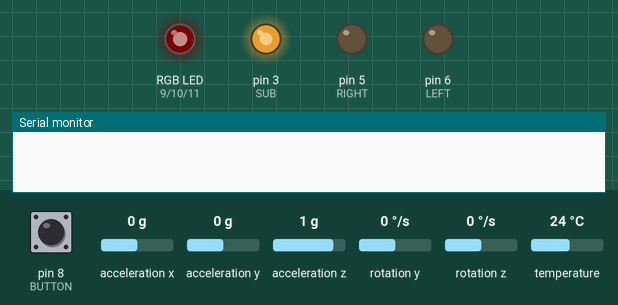
Simulated run of this sketch. Board: Arduino Uno, built with avr-gcc and run on an emulated ATmega328P. Parts: an RGB LED mixed from three pins (HIGH = lit), output pins drawn as LEDs (lit = HIGH), the last lines printed to the serial monitor. Wiring (inferred from the names in the program): MPU-6050 motion sensor at I2C address 0x68. Dashed ring = blinking. Inputs (shaded band) come from the test bench; at power-on: acceleration z 1 g, pin 8 (BUTTON) HIGH, acceleration x 0 g, acceleration y 0 g, rotation y 0 °/s, rotation z 0 °/s, temperature 24 °C. Dim RGB values are drawn brighter than linear.

Above: at 5.64 s.
6.5 s: acceleration z set to 0.7 g
At 7.08 s:
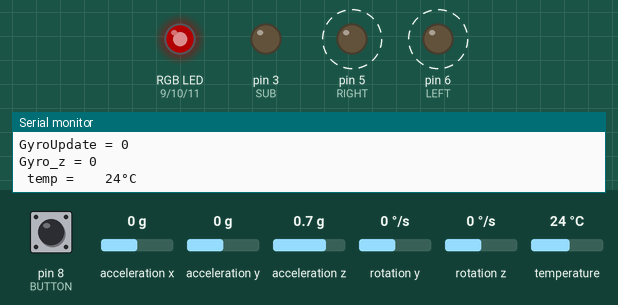
10.4 s: acceleration z set to 0.4 g
At 11.7 s:
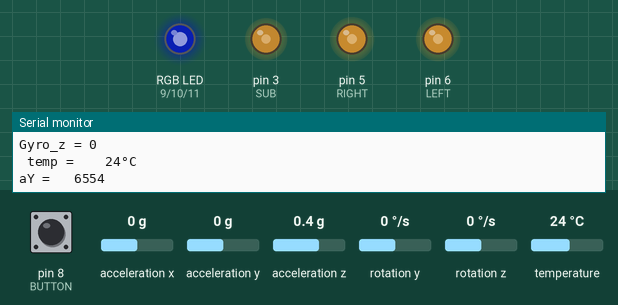
At 14.5 s:
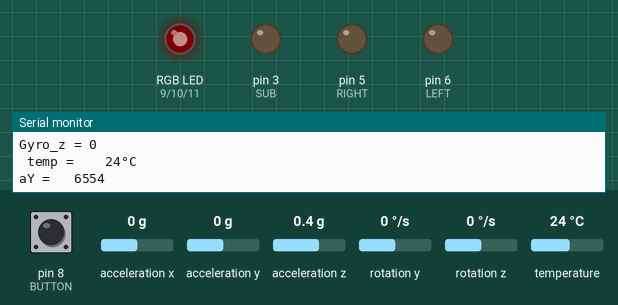
Timing chart, 0 to 19.9 s (numbered marks = the images above; inputs shaded):
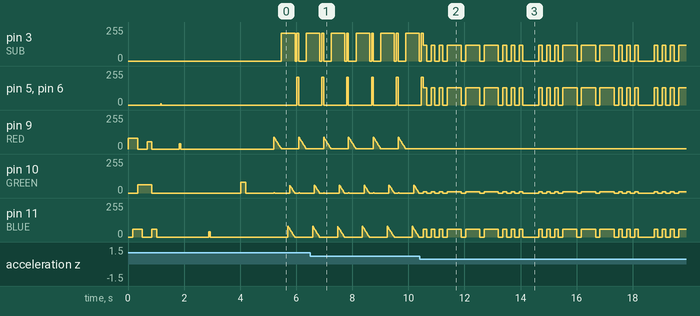

The sketch:

Arduino_Bike_Vest.ino
```cpp
    #include "Wire.h" // This library allows you to communicate with I2C devices.
    const int MPU_ADDR = 0x68; // I2C address of the MPU-6050. If AD0 pin is set to HIGH, the I2C address will be 0x69.
    int16_t accelerometer_x, accelerometer_y, accelerometer_z, EjeRef; // variables for accelerometer raw data
    int16_t gyro_x, gyro_y, gyro_z,GyroUpdate; // variables for gyro raw data
    int16_t temperature=0; // variables for temperature data
    const int RED = 9, GREEN = 10, BLUE = 11, LEFT=6, RIGHT=5, SUB=3, BUTTON=8;
    int intensidad=0, boton=0;
    int buttonState = 0;
    char tmp_str[7]; // temporary variable used in convert function
    char* convert_int16_to_str(int16_t i) { // converts int16 to string. Moreover, resulting strings will have the same length in the debug monitor.
      sprintf(tmp_str, "%6d", i);
      return tmp_str;
    }
// the setup function runs once when you press reset or power the board
void setup() {
// Todos los puertos utilizados para los LEDs son PWM.
  pinMode(SUB,OUTPUT);
  pinMode(LEFT, OUTPUT);
  pinMode(RIGHT, OUTPUT);
  pinMode(RED,OUTPUT);
  pinMode(GREEN,OUTPUT);
  pinMode(BLUE,OUTPUT);
  pinMode(BUTTON,INPUT);
  secuenciaRGB(); //Indicar que el sistema esta encendido
  Serial.begin(9600);
  Wire.begin();
  Wire.beginTransmission(MPU_ADDR); // Begins a transmission to the I2C slave (GY-521 board)
  Wire.write(0x6B); // PWR_MGMT_1 register
  Wire.write(0); // set to zero (wakes up the MPU-6050)
  Wire.endTransmission(true);
  calibrar();
}

// the loop function runs over and over again forever
void loop() {
leerBoton();
powerStandby();
   //Leer sensor
  actualizarAccel();
  actualizarGyro();
  leerTemperatura();
}
/**
 * leerBoton():
 *  Adicionalmente se agrega un boton al chaleco
 *  el cual regula la intensidad de luz, antes de
 *  desplegar las luces se lee el valor del boton
 * @return void
 */
void leerBoton(){
//  buttonState = digitalRead(BUTTON);
    if(digitalRead(BUTTON) == 0){
     intensidad = 30;
  }
  else{
    intensidad = 208;
  }
}
/**
 * powerStandby():
 *  Secuencia estandar de luces,
 *  simula la sirena de un vehiculo.
 *
 * @return void
 */
void powerStandby(){
    int i;

    for(i=88; i>=0; i-=5){
      analogWrite(GREEN,2);
      analogWrite(RED,i); //Parpadeo Color Rojo gradiente verde, duracion: 15* (80/5) = 240 ms
      delay(15);
      analogWrite(GREEN,0);
    }
    analogWrite(SUB,intensidad); //Segundo Parpadeo Blanco
    delay(20); //260ms
    delay(intensidad); // 290 o 468ms
        analogWrite(SUB,0);
    for(i=80; i>=0; i-=5){
      analogWrite(BLUE,i);
      if(i<61){
        analogWrite(GREEN,i);
      }
          analogWrite(SUB,intensidad);
      delay(15);
    } //Parpadeo Color Azul, duracion: 210ms
        analogWrite(SUB,0);
    delay(70);
        analogWrite(SUB,intensidad);
    analogWrite(LEFT,intensidad);
    analogWrite(RIGHT,intensidad);
  delay(60);
  analogWrite(LEFT,0);
   analogWrite(RIGHT,0);
       analogWrite(SUB,0);
}

/**
 * secuenciaRGB()
 * Despliegue de los distintos colores
 * @return void
 */
void secuenciaRGB(){
  analogWrite(RED,80); //Rojo
  delay(170);
  analogWrite(BLUE,59); //Rosa = rojo y azul
  delay(170);
  analogWrite(RED,0);
  analogWrite(GREEN,61); //Turquesa = azul y verde
  delay(170);
  analogWrite(BLUE,0); // Verde
  delay(170);
  analogWrite(RED, 55); //Amarillo
  delay(170);
  analogWrite(RED,0);
  analogWrite(GREEN,0);
  analogWrite(BLUE, 59); //Azul
  delay(170);
  analogWrite(BLUE,0);
  delay(150);
  analogWrite(LEFT,10);
  analogWrite(RIGHT,10);
  delay(10);
  analogWrite(LEFT,0);
  analogWrite(RIGHT,0);
  delay(250);
}

/**
 * sosRGB()
 *  Patron de emergencia que se utiliza
 *  cuando el usuario tiene un cambio brusco
 *  en su posición, alerta de accidente.
 * @return void
 */
void sosRGB(){
  int i;
  for(i=0; i<9 ;i++){
    analogWrite(BLUE,59);
    analogWrite(GREEN,10);
    analogWrite(LEFT,130);
    analogWrite(RIGHT,130);
    analogWrite(SUB,120);
    if(i>2 && i<6){
      delay(500);
    }
    else{
      delay(130);
    }
    analogWrite(BLUE,0);
    analogWrite(GREEN,0);
    analogWrite(LEFT,0);
    analogWrite(RIGHT,0);
    analogWrite(SUB,0);
    delay(160);
  }
  delay(400);
}
/**
 * parpadeoAmarillo()
 * Activa el led para indicar vuelta hacia
 * la izquierda o hacia la derecha, mientras
 * esto ocurre el LED RGB muestra el color amarillo.
 * @return void
 */
void parpadeoAmarillo(int LED){
  int i=0;
  //Secuencia para simular el parpadeo de la luz direccional
  for(i=0;i<6;i++){
      analogWrite(LED, 100);
      analogWrite(SUB,100);
      analogWrite(RED,50);
      analogWrite(GREEN,12);
      analogWrite(BLUE,1);
      delay(400);
      analogWrite(LED,0);
      analogWrite(SUB,0);
      analogWrite(GREEN,0);
      analogWrite(RED, 0);
      analogWrite(BLUE, 0);
      delay(240);
    }
}

void leerMPU6050(){
      Wire.beginTransmission(MPU_ADDR);
      Wire.write(0x3B); // starting with register 0x3B (ACCEL_XOUT_H) [MPU-6000 and MPU-6050 Register Map and Descriptions Revision 4.2, p.40]
      Wire.endTransmission(false); // the parameter indicates that the Arduino will send a restart. As a result, the connection is kept active.
      Wire.requestFrom(MPU_ADDR, 7*2, true); // request a total of 7*2=14 registers
      // "Wire.read()<<8 | Wire.read();" means two registers are read and stored in the same variable
      accelerometer_x = Wire.read()<<8 | Wire.read(); // reading registers: 0x3B (ACCEL_XOUT_H) and 0x3C (ACCEL_XOUT_L)
      accelerometer_y = Wire.read()<<8 | Wire.read(); // reading registers: 0x3D (ACCEL_YOUT_H) and 0x3E (ACCEL_YOUT_L)
      accelerometer_z = Wire.read()<<8 | Wire.read(); // reading registers: 0x3F (ACCEL_ZOUT_H) and 0x40 (ACCEL_ZOUT_L)
      temperature = Wire.read()<<8 | Wire.read(); // reading registers: 0x41 (TEMP_OUT_H) and 0x42 (TEMP_OUT_L)
      gyro_x = Wire.read()<<8 | Wire.read(); // reading registers: 0x43 (GYRO_XOUT_H) and 0x44 (GYRO_XOUT_L)
      gyro_y = Wire.read()<<8 | Wire.read(); // reading registers: 0x45 (GYRO_YOUT_H) and 0x46 (GYRO_YOUT_L)
      gyro_z = Wire.read()<<8 | Wire.read(); // reading registers: 0x47 (GYRO_ZOUT_H) and 0x48 (GYRO_ZOUT_L)
      Serial.print(" | gY = "); Serial.println(convert_int16_to_str(gyro_y));
      Serial.print(" | gZ = "); Serial.println(convert_int16_to_str(gyro_z));
}


/**
 * solicitarDatos()
 * Cada que se solicita una lectura del sensor
 * es necesario indicar los registros que se quieren leer.
 * El RegistroInicial es la dirección de memoria a partir
 * de la cual la rutina comienza a leer.
 * @return void
 */
void solicitarDatos(int RegistroInicial,int CantidadRegistros){
     Wire.beginTransmission(MPU_ADDR); //Iniciar transmision
     Wire.write(RegistroInicial); // Empezar con el registro
     Wire.endTransmission(false); // the parameter indicates that the Arduino will send a restart. As a result, the connection is kept active.
     Wire.requestFrom(MPU_ADDR, CantidadRegistros, true); // Solicitar N registros, donde N es igual a la cantidad total de registros a pedir
}
/**
 * leerTemperatura():
 *    en caso de que falle algun transistor por calor
 *    la temperatura sensada tendra un valor relativamente alto.
 */

void leerTemperatura(){
      solicitarDatos(0x41, 2);
      temperature = Wire.read()<<8 | Wire.read(); // reading registers: 0x41 (TEMP_OUT_H) and 0x42 (TEMP_OUT_L)
      Serial.print(" temp ="); Serial.print(convert_int16_to_str(temperature/340.00+36.53)); Serial.println("°C");
      Serial.println("");
}
/**
 * actualizarGyro()
 * Lee el valor del giroscopio en el eje Y y en el eje Z
 * @return void
 */
void actualizarGyro(){
      solicitarDatos(0x45,4); //Empezar a partir del registro 0x45, se solicita un total de 2*2=4 Registros.
      GyroUpdate = Wire.read()<<8 | Wire.read(); // reading registers: 0x45 (GYRO_YOUT_H) and 0x46 (GYRO_YOUT_L). Gyro en Y
      gyro_z = Wire.read()<<8 | Wire.read(); // reading registers: 0x47 (GYRO_ZOUT_H) and 0x48 (GYRO_ZOUT_L)
      if(gyro_z > -1900 || gyro_z < 1900 ){ //El giro alrededor de Z puede ser provocado por suelo irregular dando un valor alto en gyro_z.
        Serial.print("GyroUpdate = "); Serial.println(GyroUpdate);
        Serial.print("Gyro_z = "); Serial.println(gyro_z);
        if(GyroUpdate>= 9900 ){ //Si el usuario gira el torso y no es provocado por una sacudida entonces:
           parpadeoAmarillo(LEFT);
        }
        else if(GyroUpdate<= -9900){
           parpadeoAmarillo(RIGHT);
        }
      }
}

/**
 * actualizarAccel():
 *    la medicion se realiza sobre el eje Y
 *    por la posición que tiene el sensor,
 *    sobre el eje Y recae la aceleracion de la gravedad.
 */
void actualizarAccel(){
      solicitarDatos(EjeRef, 2);
      accelerometer_y = Wire.read()<<8 | Wire.read(); // leer registros: 0x3D (ACCEL_YOUT_H) and 0x3E (ACCEL_YOUT_L)
      Serial.print("aY = "); Serial.println(convert_int16_to_str(accelerometer_y));
      while(accelerometer_y < 9000){
        sosRGB();
        actualizarAccel();
      }
}

void calibrar(){
  delay(400);
    analogWrite(RED,40);
    delay(50);
        analogWrite(RED,0);
    delay(1000);
        analogWrite(BLUE,40);
    delay(50);
        analogWrite(BLUE,0);
    delay(1000);
      solicitarDatos(0x3B, 6);
      accelerometer_x = Wire.read()<<8 | Wire.read(); // reading registers: 0x3B (ACCEL_XOUT_H) and 0x3C (ACCEL_XOUT_L)
      accelerometer_y = Wire.read()<<8 | Wire.read(); // reading registers: 0x3D (ACCEL_YOUT_H) and 0x3E (ACCEL_YOUT_L)
      accelerometer_z = Wire.read()<<8 | Wire.read(); // reading registers: 0x3F (ACCEL_ZOUT_H) and 0x40 (ACCEL_ZOUT_L)
      if(accelerometer_x  > accelerometer_y && accelerometer_x > accelerometer_z){
         EjeRef = 0x3B;
      }
      else if(accelerometer_y > accelerometer_x  && accelerometer_y > accelerometer_z){
         EjeRef = 0x3D;
      }
      else{
        EjeRef = 0x3F;
      }
//      Serial.print("aRef = "); Serial.println(convert_int16_to_str(accelerometer_x));
  //          Serial.print("aRef = "); Serial.println(convert_int16_to_str(accelerometer_y));
    //              Serial.print("aRef = "); Serial.println(convert_int16_to_str(accelerometer_z));
    delay(90);
    analogWrite(GREEN,80);
    delay(180);
    analogWrite(GREEN,0);
    delay(1000);
}
```

Measured:
- the behaviour switches between 0.6 and 0.5 g on acceleration z (found by bisection; images 1 and 2)
- after the input at 10.4 s, pin 9 (RED): stops changing and stays 3/255
- by itself, pin 11 (BLUE): repeats every 4.1 s: 2 × (0/255 0.16 s, 59/255 0.13 s), 3 × (0/255 0.16 s, 59/255 0.50 s), 3 × (0/255 0.16 s, 59/255 0.13 s), 0/255 0.56 s, 59/255 0.13 s
- by itself, pin 10 (GREEN): repeats every 4.1 s: 2 × (0/255 0.16 s, 10/255 0.13 s), 3 × (0/255 0.16 s, 10/255 0.50 s), 3 × (0/255 0.16 s, 10/255 0.13 s), 0/255 0.56 s, 10/255 0.13 s
